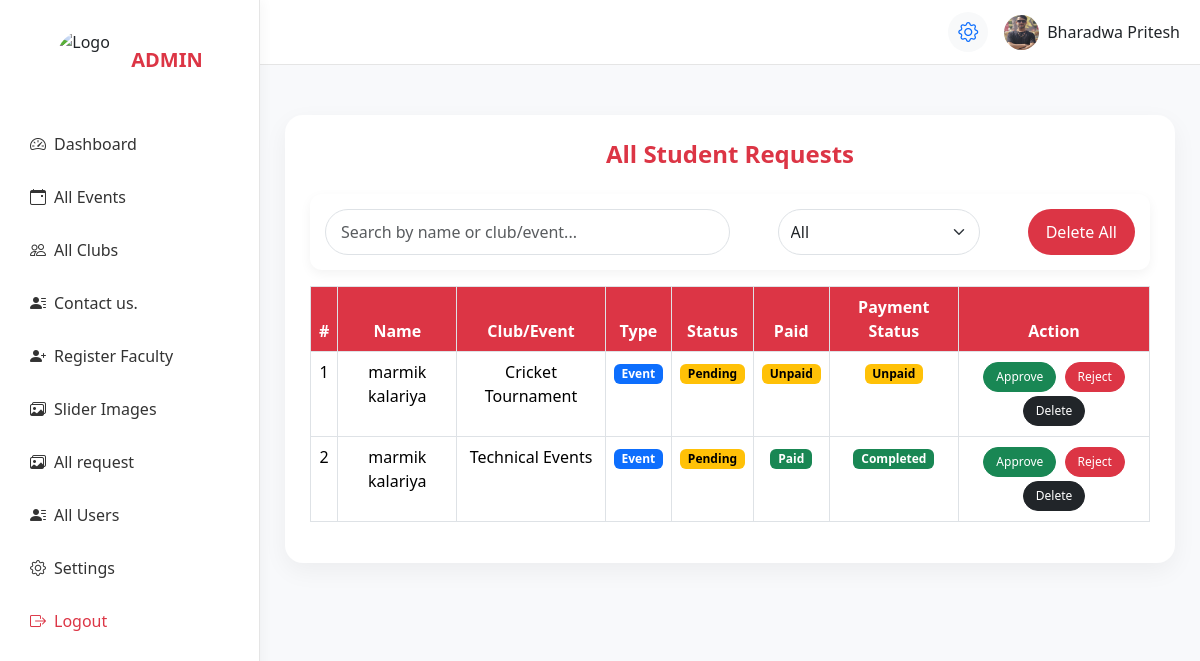
Page /Adminapp/allrequest.php (signed in) on the committed database.
### tables this page shows
CREATE TABLE `user` (
  `id` int NOT NULL,
  `clubimage` varchar(255) DEFAULT NULL,
  `fullname` varchar(100) DEFAULT NULL,
  `email` varchar(100) DEFAULT NULL,
  `department` varchar(100) DEFAULT NULL,
  `enrollment` varchar(100) DEFAULT NULL,
  `mobile` varchar(20) DEFAULT NULL,
  `password` varchar(100) DEFAULT NULL,
  `reset_token` varchar(255) DEFAULT NULL,
  `role` enum('admin','faculty','user') DEFAULT 'user'
);

CREATE TABLE `event_join_requests` (
  `id` int NOT NULL,
  `user_id` int NOT NULL,
  `event_id` int NOT NULL,
  `created_at` timestamp NULL DEFAULT CURRENT_TIMESTAMP,
  `status` varchar(255) NOT NULL DEFAULT 'pending',
  `payment_id` varchar(100) DEFAULT NULL
);

CREATE TABLE `events` (
  `id` int NOT NULL,
  `image` varchar(255) DEFAULT NULL,
  `name` varchar(100) DEFAULT NULL,
  `date` date DEFAULT NULL,
  `status` varchar(50) DEFAULT NULL,
  `description` text,
  `created_at` timestamp NULL DEFAULT CURRENT_TIMESTAMP,
  `event_type` enum('Paid','Unpaid') DEFAULT 'Unpaid'
);

### Adminapp/allrequest.php (the view, shortened to what this page needs)
<?php
include 'admin_header.php';
include '../database.php';
mysqli_select_db($con, "SOAE_CLUB");
function safe($arr, $keys, $default = 'N/A') {
    foreach ($keys as $key) {
        if (!empty($arr[$key])) return htmlspecialchars($arr[$key]);
    }
    return $default;
}
function statusBadge($status) {
    if ($status == "approved") return '<span class="badge bg-success">Approved</span>';
    elseif ($status == "pending") return '<span class="badge bg-warning text-dark">Pending</span>';
    else return '<span class="badge bg-danger">Rejected</span>';
}
?>
<link href="https://cdn.jsdelivr.net/npm/bootstrap@5.3.2/dist/css/bootstrap.min.css" rel="stylesheet">
<div class="content">
<div class="card-box">
<h4 class="page-title">All Student Requests</h4>
<div class="top-bar d-flex justify-content-between flex-wrap gap-2 mb-3">
<input type="text" id="searchInput" class="form-control w-50" placeholder="Search by name or club/event...">
<select id="statusFilter" class="form-select w-25">
<option value="all">All</option>
</select>
<button id="deleteAllBtn">Delete All</button>
</div>
<div class="table-responsive">
<table class="table table-bordered text-center">
<thead>
<tr>
<th>#</th>
<th>Name</th>
<th>Club/Event</th>
<th>Type</th>
<th>Status</th>
<th>Paid</th>
<th>Payment Status</th>
<th>Action</th>
</tr>
</thead>
<tbody>
<?php
$i=1;
$event=mysqli_query($con,"
SELECT r.*,u.fullname,e.name AS event_name,e.event_type
FROM event_join_requests r
JOIN user u ON r.user_id=u.id
LEFT JOIN events e ON r.event_id=e.id
");
while($row=mysqli_fetch_assoc($event)){
$id=$row['id']; $status=$row['status'];
$name = strtolower($row['fullname']);
$title = strtolower(safe($row,['event_name']));
echo "<tr data-status='$status' data-name='$name' data-title='$title'>
<td>".$i++."</td>
<td>{$row['fullname']}</td>
<td>".safe($row,['event_name'])."</td>
<td><span class='badge bg-primary'>Event</span></td>
<td>".statusBadge($status)."</td>
<td>";
echo ($row['event_type']=="Paid")
? "<span class='badge bg-success'>Paid</span>"
: "<span class='badge bg-warning text-dark'>Unpaid</span>";
echo "</td>
<td>";
echo ($row['event_type']=="Paid")
? "<span class='badge bg-success'>Completed</span>"
: "<span class='badge bg-warning text-dark'>Unpaid</span>";
echo "</td>
<td>";
if($status=="pending"){
echo "
<button class='btn btn-success btn-sm action-btn' data-id='$id' data-type='event' data-action='approve'>Approve</button>
<button class='btn btn-danger btn-sm action-btn' data-id='$id' data-type='event' data-action='reject'>Reject</button>
<button class='btn btn-dark btn-sm delete-btn' data-id='$id' data-type='event'>Delete</button>
";
}else{
echo "<button class='btn btn-dark btn-sm delete-btn' data-id='$id' data-type='event'>Delete</button>";
}
echo "</td></tr>";
}
?>
</tbody>
</table>
</div>
</div>
</div>

### Adminapp/admin_header.php (shortened to what this page needs)
<?php
include "../database.php";
$user_id = $_SESSION['user_id'];
$result = mysqli_query($con, "SELECT * FROM User WHERE id='$user_id'");
$user = mysqli_fetch_assoc($result);
?>
<!DOCTYPE html>
<html lang="en">
<head>
    <link href="https://cdn.jsdelivr.net/npm/bootstrap@5.3.2/dist/css/bootstrap.min.css" rel="stylesheet">
    <link href="https://cdn.jsdelivr.net/npm/bootstrap-icons@1.11.3/font/bootstrap-icons.css" rel="stylesheet">
    <link href="css/validation.css" rel="stylesheet">
</head>
<body>
    <div class="sidebar" id="sidebar">
        <div class="sidebar-brand">
            <img src="assets/images/logo.png" alt="Logo" class="logo-img">
            <span class="fw-bold text-danger fs-5">ADMIN</span>
        </div>
        <a href="admin_dashboard.php"><i class="bi bi-speedometer2 me-2"></i> Dashboard</a>
        <a href="all_events_page.php"><i class="bi bi-calendar-event me-2"></i> All Events</a>
        <a href="all_clubes_page.php"><i class="bi bi-people me-2"></i> All Clubs</a>
        <a href="contactus_page.php"><i class="bi bi-person-lines-fill me-2"></i> Contact us.</a>
        <a href="faculty_register.php"><i class="bi bi-person-plus-fill me-2"></i> Register Faculty</a>
        <a href="slider_image_page.php"><i class="bi bi-images me-2"></i> Slider Images</a>
        <a href="allrequest.php"><i class="bi bi-images me-2"></i> All request</a>
        <a href="all_users_page.php"><i class="bi bi-person-lines-fill me-2"></i> All Users</a>
        <a href="setting_page.php"><i class="bi bi-gear me-2"></i> Settings</a>
        <a href="Admin_logout.php" class="text-danger"><i class="bi bi-box-arrow-right me-2"></i> Logout</a>
    </div>
    <div class="topbar">
        <div class="d-flex align-items-center gap-3">
            <a href="setting_page.php" class="text-decoration-none">
                <div class="icon-btn">
                    <i class="bi bi-gear fs-5"></i>
                </div>
            </a>
            <div class="dropdown">
                <div class="d-flex align-items-center gap-2 cursor-pointer">
                    <a href="admin_profile.php">
                        <img src="<?php echo !empty($user['clubimage'])
                            ? '../uploads/' . $user['clubimage']
                            : 'assets/clubimage/profile.png'; ?>" class="rounded-circle" width="35"
                            height="35" style="object-fit: cover;" alt="Admin Avatar">
                    </a>
                    <span class="d-none d-md-inline">
                        <?php echo $user['fullname']; ?>
                    </span>
                </div>
            </div>
        </div>
    </div>
</body>
</html>

### Studentapp/css/validation.css (style rules this page uses)
.form-control, .form-select { transition: border-color 0.15s ease-in-out, box-shadow 0.15s ease-in-out; }

### Adminapp/admin_header.php (style rules this page uses)
body { background: #f4f6f9; font-family: 'Segoe UI', sans-serif; overflow-x: hidden; }
.sidebar { width: 260px; height: 100vh; position: fixed; top: 0; left: 0; background: #fff; border-right: 1px solid #e5e5e5; padding-top: 20px; transition: 0.3s ease; z-index: 1050; box-shadow: 4px 0 10px rgba(0, 0, 0, 0.03); }
.sidebar-brand { display: flex; align-items: center; justify-content: center; gap: 15px; padding: 10px; margin-bottom: 20px; }
.logo-img { width: 60px; height: 60px; object-fit: cover; border-radius: 50%; transition: 0.3s ease; }
.sidebar a { display: flex; align-items: center; padding: 12px 20px; margin: 5px 10px; text-decoration: none; color: #333; border-radius: 8px; transition: 0.3s; font-weight: 500; }
.topbar { height: 65px; position: fixed; top: 0; left: 260px; right: 0; background: #fff; border-bottom: 1px solid #e5e5e5; display: flex; align-items: center; justify-content: space-between; padding: 0 20px; transition: 0.3s ease; z-index: 1030; }
.icon-btn { position: relative; width: 40px; height: 40px; background: #f8f9fa; border-radius: 50%; display: flex; align-items: center; justify-content: center; cursor: pointer; transition: 0.3s; }
.cursor-pointer { cursor: pointer; }
.content { margin-left: 260px; margin-top: 80px; padding: 30px; }

### Adminapp/allrequest.php (style rules this page uses)
body { background:#f8f9fb; font-family:'Segoe UI'; }
.content { margin-left:260px; margin-top:90px; padding:25px; }
.card-box { background:#fff; padding:25px; border-radius:18px; box-shadow:0 8px 25px rgba(0,0,0,0.05); }
.page-title { text-align:center; color:#dc3545; font-weight:600; margin-bottom:25px; }
.top-bar { background:#fff; padding:15px; border-radius:12px; box-shadow:0 4px 12px rgba(0,0,0,0.05); }
#searchInput { border-radius:30px; padding:10px 15px; }
#statusFilter { border-radius:30px; }
#deleteAllBtn { background:#dc3545; color:#fff; border:none; border-radius:30px; padding:8px 18px; transition:0.3s; }
.table thead th { background:#dc3545; color:#fff; }
.action-btn,.delete-btn { border-radius:30px; padding:5px 12px; font-size:12px; margin:2px; }
.delete-btn { background:#212529; color:#fff; }
.table-responsive { max-height:500px; overflow-y:auto; }
.badge.bg-warning { background:#ffc107 !important; color:#000 !important; }

### rows in the picture
user: clubimage (picture), fullname "Bharadwa Pritesh"
event_join_requests: user.fullname "marmik kalariya", event.name "Cricket Tournament", status "Pending", shows "Unpaid"
event_join_requests: user.fullname "marmik kalariya", event.name "Technical Events", status "Pending", shows "Paid", shows "Completed"
